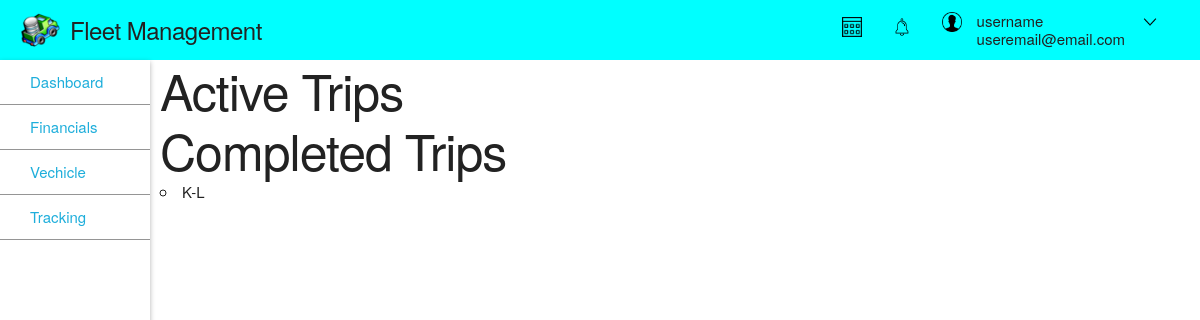
Before: /dashboard/ with the older database file.
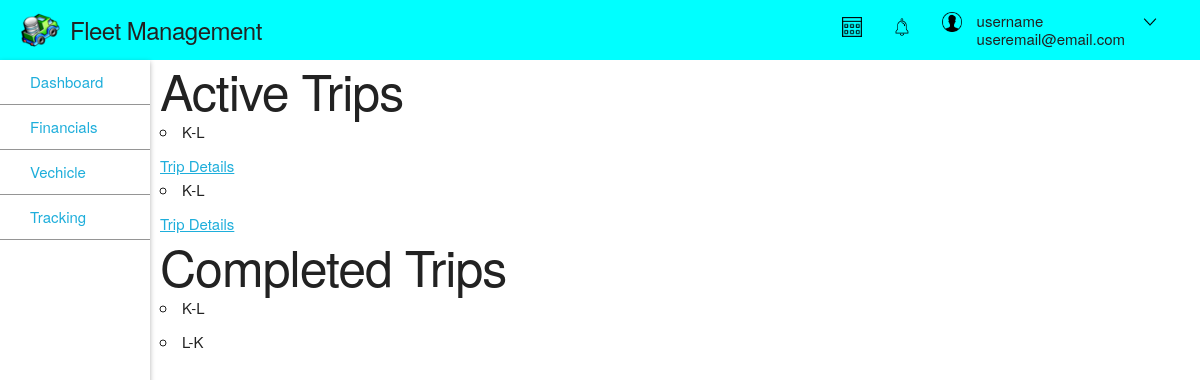
After: the same page with the newer database file.
### core/models.py (models this page shows, shortened)
class CompletedTrips(models.Model):
    STATUS_CHOICE = (
        ('A', 'Arrived'),
        ('O', 'Ongoing'),
    )
    ROUTE_CHOICES = (
        ('K-L', 'kano - Lagos'),
        ('L-K', 'Lagos - Kano'),
    )
    truck_C = models.CharField(max_length=30)
    supplier_C = models.CharField(max_length=30)
    route_C = models.CharField(max_length=3, choices=ROUTE_CHOICES)
    date_of_trip_C = models.DateField(null=True)
    time_of_departure_C= models.DateTimeField(null=True)
    diesel_required_C = models.IntegerField(blank=True, null=True)
    nature_of_load_C = models.CharField(max_length=64)
    load_weight_C = models.IntegerField(blank=True, null=True)
    status_C = models.CharField(max_length=1, choices=STATUS_CHOICE, default='O')
    time_of_arrival_C = models.DateTimeField(auto_now_add=True)

class Trip(models.Model):
    STATUS_CHOICE = (
        ('A', 'Arrived'),
        ('O', 'Ongoing'),
    )
    ROUTE_CHOICES = (
        ('K-L', 'kano - Lagos'),
        ('L-K', 'Lagos - Kano'),
    )
    truck = models.OneToOneField(
        Truck,
        on_delete = models.CASCADE,
        related_name='truck_trip',
        null=True,
        blank=True
    )
    supplier = models.ForeignKey(
        Supplier,
        on_delete = models.CASCADE,
        null=True,
        blank=True
    )
    route = models.CharField(max_length=3, choices=ROUTE_CHOICES)
    date_of_trip = models.DateField(null=True)
    time_of_departure = models.DateTimeField(null=True)
    diesel_required = models.IntegerField(blank=True, null=True)
    nature_of_load = models.CharField(max_length=64)
    load_weight = models.IntegerField(blank=True, null=True)
    status = models.CharField(max_length=1, choices=STATUS_CHOICE, default='O')

### core/views.py (the view)
# urls.py: path('dashboard/', views.dashboard, name='dashboard'),
def dashboard(request):
    active_trips = Trip.objects.filter(status='O')
    completed_trips = CompletedTrips.objects.all()
    context = {
        'active_trips':active_trips,
        'completed_trips':completed_trips
    }
    return render(request, 'core/dashboard.html',context)

### core/templates/core/dashboard.html (shortened to what this page needs)
{% extends 'core/base.html' %}
{% block body %}
<h1>Active Trips</h1>
<ul>
    {% for trip in active_trips %}
        <li>{{ trip.route }}</li>
        <a href="{% url 'core:update-trip' trip.id %}">Trip Details</a>
    {% endfor %}
</ul>
<h1>Completed Trips</h1>
<ul>
    {% for trip in completed_trips %}
        <li>{{ trip.route_C }}</li>
    {% endfor %}
</ul>
{% endblock %}

Changed rows visible on the page:
added Trip: route "K-L"
added Trip: route "K-L"
added CompletedTrips: route_C "L-K"
